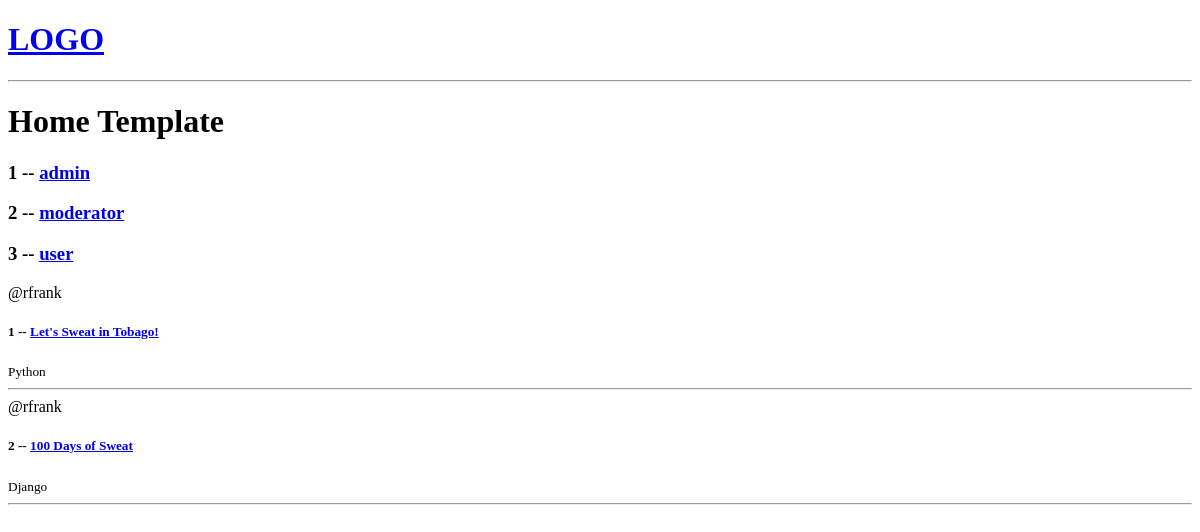
Before: / with the older database file.
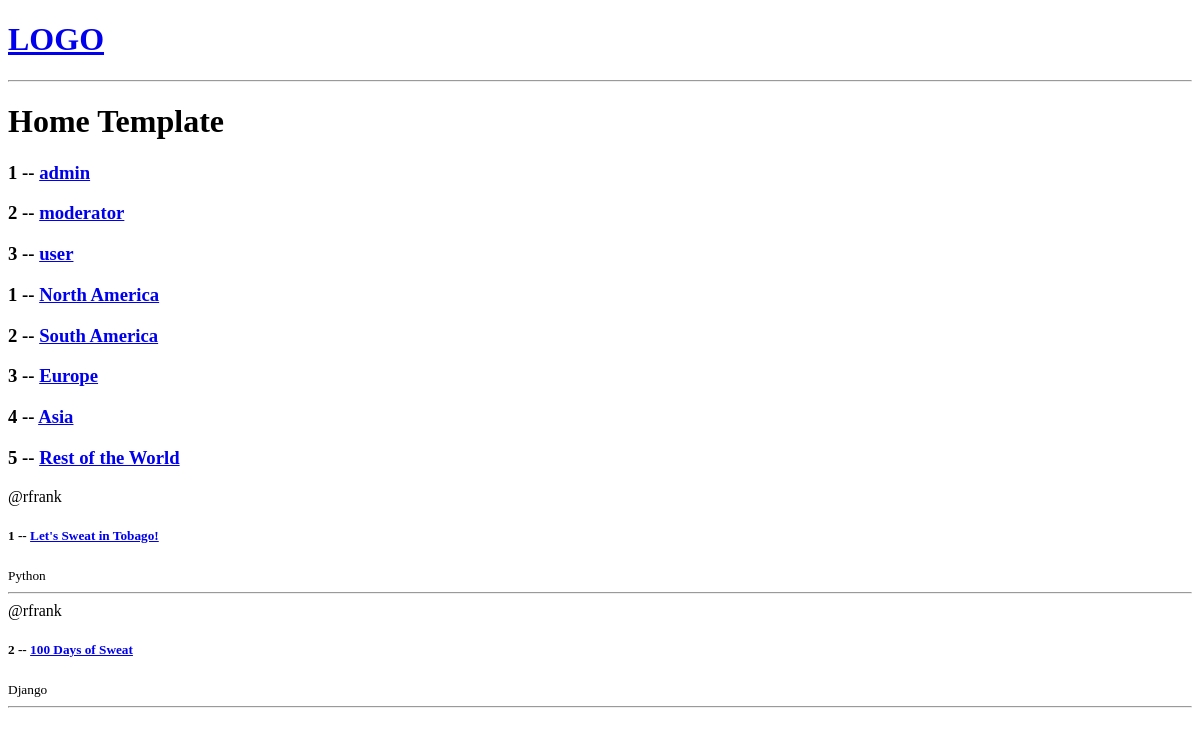
After: the same page with the newer database file.
### base/models.py (models this page shows, shortened)
class Room(models.Model):
    host = models.ForeignKey(User, on_delete=models.SET_NULL, null=True)
    topic = models.ForeignKey(Topic, on_delete=models.SET_NULL, null=True)
    name = models.CharField(max_length=200)
    description = models.TextField(null=True, blank=True)
    updated = models.DateTimeField(auto_now=True)
    created = models.DateTimeField(auto_now_add=True)

class Topic(models.Model):
    name = models.CharField(max_length=200)

class Sdet(models.Model):
    name = models.CharField(max_length=50)
    description = models.TextField(null=True, blank=True)
    location = models.TextField(null=True)

### base/views.py (the view)
# urls.py: path('', home, name="home"),
def home(request):
    rooms = Room.objects.all()
    sdets = Sdet.objects.all()
    context = {'rooms': rooms,
               'upids': upids,
               'sdets': sdets, }
    return render(request, 'base/home.html', context)

### base/templates/base/home.html (shortened to what this page needs)
{% extends "main.html" %}
{% block content %}
<h1>Home Template</h1>
<div>
    {% for upid in upids %}
        <h3>{{upid.id}} -- <a href="{% url 'upid' upid.id %}">{{upid.name}}</a></h3>
    {% endfor %}
    <div>
        <div>
            {% for sdet in sdets %}
            <h3>{{sdet.id}} -- <a href="{% url 'sdet' sdet.id %}">{{sdet.name}}</a></h3>
            {% endfor %}
        {% for room in rooms%}
        <span>@{{room.host.username}}</span>
        <h5>{{room.id}} -- <a href="{% url 'room' room.id %}">{{room.name}}</a></h5>
        <small>{{room.topic.name}}</small>
        <hr></hr>
        </div>
        {% endfor %}
    </div>
{% endblock content %}

### templates/main.html (shortened to what this page needs)
<!DOCTYPE html>
<html>
<head>
</head>
<body>
    {% include 'navbar.html' %}
    {%block content %}
    {% endblock %}
</body>
</html>

### templates/navbar.html
<a href="http://127.0.0.1:8000//">
    <h1>LOGO</h1>
</a>
<hr>

Changed rows visible on the page:
added Sdet: id "1", name "North America"
added Sdet: id "2", name "South America"
added Sdet: id "3", name "Europe"
added Sdet: id "4", name "Asia"
added Sdet: id "5", name "Rest of the World"
